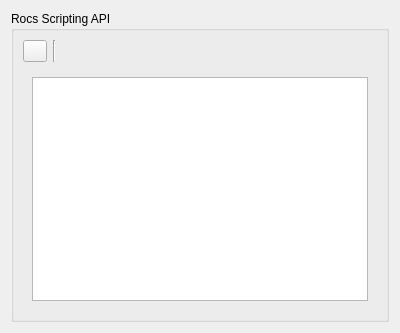
<?xml version="1.0" encoding="UTF-8"?>
<ui version="4.0">
 <class>ApiDocWidget</class>
 <widget class="QWidget" name="ApiDocWidget">
  <property name="geometry">
   <rect>
    <x>0</x>
    <y>0</y>
    <width>400</width>
    <height>333</height>
   </rect>
  </property>
  <layout class="QVBoxLayout" name="verticalLayout">
   <item>
    <widget class="QGroupBox" name="groupBox">
     <property name="title">
      <string>Rocs Scripting API</string>
     </property>
     <layout class="QGridLayout" name="gridLayout">
      <item row="3" column="0">
       <widget class="QStackedWidget" name="pageStack">
        <property name="currentIndex">
         <number>0</number>
        </property>
        <widget class="QWidget" name="treeView">
         <layout class="QVBoxLayout" name="verticalLayout_3">
          <item>
           <widget class="QTreeView" name="docTree"/>
          </item>
         </layout>
        </widget>
        <widget class="QWidget" name="detailsView">
         <layout class="QVBoxLayout" name="verticalLayout_4">
          <item>
           <widget class="KRichTextWidget" name="docDetails">
            <property name="readOnly">
             <bool>true</bool>
            </property>
           </widget>
          </item>
         </layout>
        </widget>
       </widget>
      </item>
      <item row="0" column="0">
       <layout class="QGridLayout" name="gridLayout_2">
        <item row="0" column="0">
         <widget class="KPushButton" name="buttonHome">
          <property name="maximumSize">
           <size>
            <width>24</width>
            <height>16777215</height>
           </size>
          </property>
          <property name="baseSize">
           <size>
            <width>0</width>
            <height>0</height>
           </size>
          </property>
         </widget>
        </item>
        <item row="0" column="2">
         <spacer name="horizontalSpacer">
          <property name="orientation">
           <enum>Qt::Horizontal</enum>
          </property>
          <property name="sizeHint" stdset="0">
           <size>
            <width>40</width>
            <height>20</height>
           </size>
          </property>
         </spacer>
        </item>
        <item row="0" column="1">
         <widget class="Line" name="line">
          <property name="orientation">
           <enum>Qt::Vertical</enum>
          </property>
         </widget>
        </item>
       </layout>
      </item>
     </layout>
    </widget>
   </item>
  </layout>
 </widget>
 <customwidgets>
  <customwidget>
   <class>KRichTextEdit</class>
   <extends>KTextEdit</extends>
   <header>krichtextedit.h</header>
  </customwidget>
  <customwidget>
   <class>KPushButton</class>
   <extends>QPushButton</extends>
   <header>kpushbutton.h</header>
  </customwidget>
  <customwidget>
   <class>KTextEdit</class>
   <extends>QTextEdit</extends>
   <header>ktextedit.h</header>
  </customwidget>
  <customwidget>
   <class>KRichTextWidget</class>
   <extends>KRichTextEdit</extends>
   <header>krichtextwidget.h</header>
  </customwidget>
 </customwidgets>
 <resources/>
 <connections/>
</ui>
